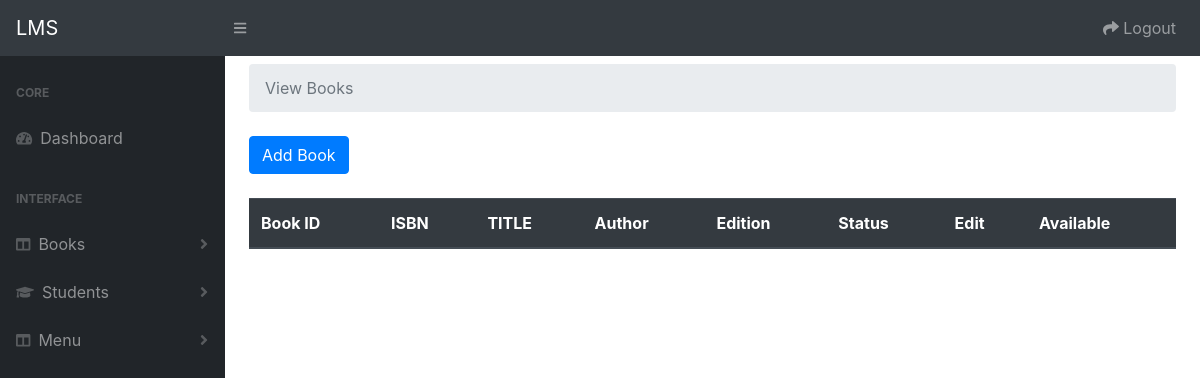
The page /admin/viewbook.php (signed in) on the database as committed earlier.
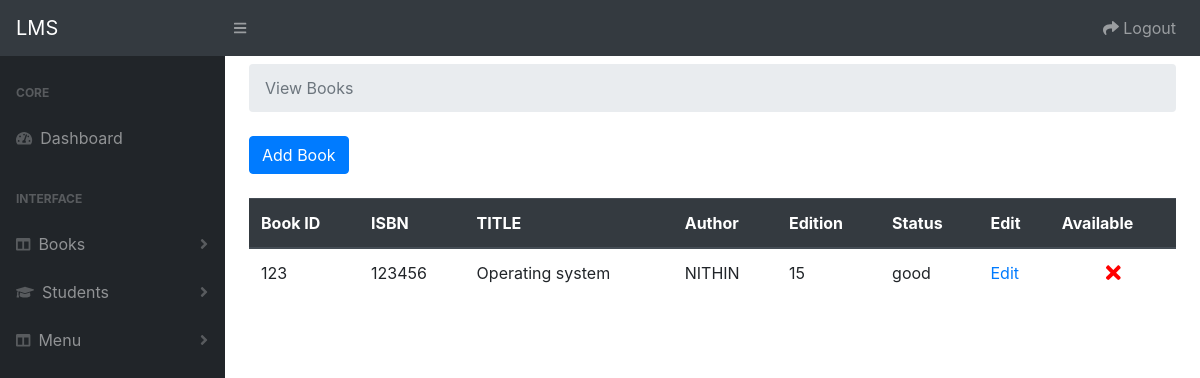
The same page on the database as committed later.
### tables this page shows
CREATE TABLE `book` (
  `admin_id` int(10) NOT NULL,
  `book_id` varchar(100) NOT NULL,
  `isbn` int(100) NOT NULL,
  `title` varchar(100) NOT NULL,
  `author` varchar(100) NOT NULL,
  `edition` int(100) NOT NULL,
  `status` varchar(100) NOT NULL,
  `avail` tinyint(1) NOT NULL DEFAULT 1
);

### admin/viewbook.php (the view, shortened to what this page needs)
<?php include 'partials/header.php';
    include 'partials/nav.php';
    include 'partials/sidenav.php';
?>
<div class="container-fluid">
     <ol class="breadcrumb mb-4 mt-2">
         <li class="breadcrumb-item active">View Books</li>
     </ol>
     <a href="addbook.php"> <button class="btn btn-primary my-2 my-sm-0"> Add Book</button></a><br><br>
<table class="table">
  <thead class="thead-dark">
    <tr>
      <th scope="col">Book ID</th>
      <th scope="col">ISBN</th>
      <th scope="col">TITLE</th>
      <th scope="col">Author</th>
      <th scope="col">Edition</th>
      <th scope="col">Status</th>
      <th scope="col">Edit</th>
      <th scope="col">Available</th>
    </tr>
  </thead>
  <tbody>
  <?php include '../connection/db.php';
$admin_id = $_SESSION['admin_id'];
$books = "SELECT * FROM `book` WHERE `admin_id`='$admin_id'";
$fetch_all_queries =mysqli_query($connect,$books);
while($row = mysqli_fetch_assoc($fetch_all_queries)){
    $book_id =$row['book_id'];
    $isbn =$row['isbn'];
    $title =$row['title'];
    $author =$row['author'];
    $edition =$row['edition'];
    $status =$row['status'];
    $avail = $row['avail'];
    echo "<tr>";
    echo "<td>{$book_id}</td>";
    echo "<td>{$isbn}</td>";
    echo "<td>{$title}</td>";
    echo "<td>{$author}</td>";
    echo "<td>{$edition}</td>";
    echo "<td>{$status}</td>";
    echo "<td><a href='editbook.php?p_id={$book_id}'>Edit</a></td>";
    if($avail == true){
      echo "<td><center><i class='fa fa-check fa-lg avail'></i></center></td>";
    }else{
      echo "<td><center><i class='fa fa-times fa-lg not-avail'></i></center></td>";
    }
    echo "</tr>";
}
?>
  </tbody>
</table>
</div>
<?php include 'partials/footer.php' ;?>

Rows that differ between the two databases and show on the page:
added book: book "123", isbn "123456", title "Operating system", author "NITHIN", edition "15", status "good", avail 0 (drawn)
